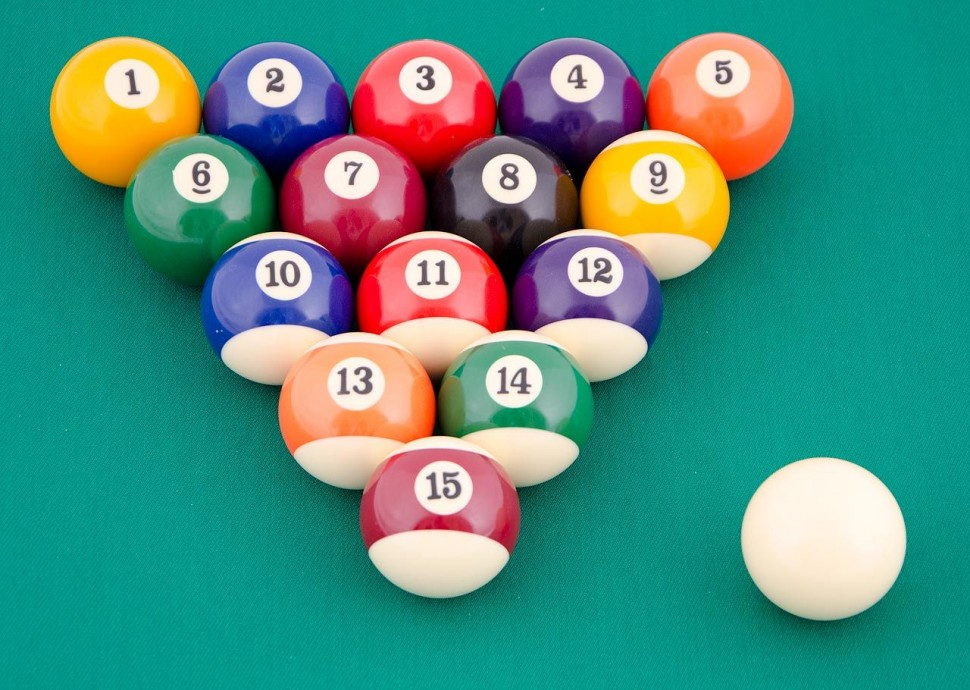
#> input picture circles.jpg, 970 x 690 px
$ jupyter execute Untitled2.ipynb
#> lines starting #> are read from the running program, lines starting #| are printed output that depends on the picture
[cell 1]
from IPython.display import Image
import math
import cv2
import PIL
# Load image:

img = cv2.imread('circles.jpg')
#> img is the input picture: shape (690, 970, 3); mean B, G, R 128.5, 142.3, 75.8

Image('circles.jpg', width=320, height=240)

[cell 2]
# Sobel kernels
kernely = [[-1, 0, 1],
           [-2, 0, 2],
           [-1, 0, 1]]
kernelx = [[-1, -2, -1],
           [0, 0, 0],
           [1, 2, 1]]

# Create output image
output = img

# Compute convolution between intensity and kernels
for x in range(1, img.shape[1]-1):
    for y in range(1, img.shape[0]-1):

        magx, magy = 0, 0
        for a in range(3):
            for b in range(3):
                xn = x + a - 1
                yn = y + b - 1

                intensity = sum(img[yn, xn])/3
                magx += intensity * kernelx[a][b]
                magy += intensity * kernely[a][b]

        # Draw in black and white the magnitude

        color = int(math.sqrt(magx**2 + magy**2))
        if color >=256:
            color=255
        output[y,x,0]=color
        output[y,x,1]=color
        output[y,x,2]=color
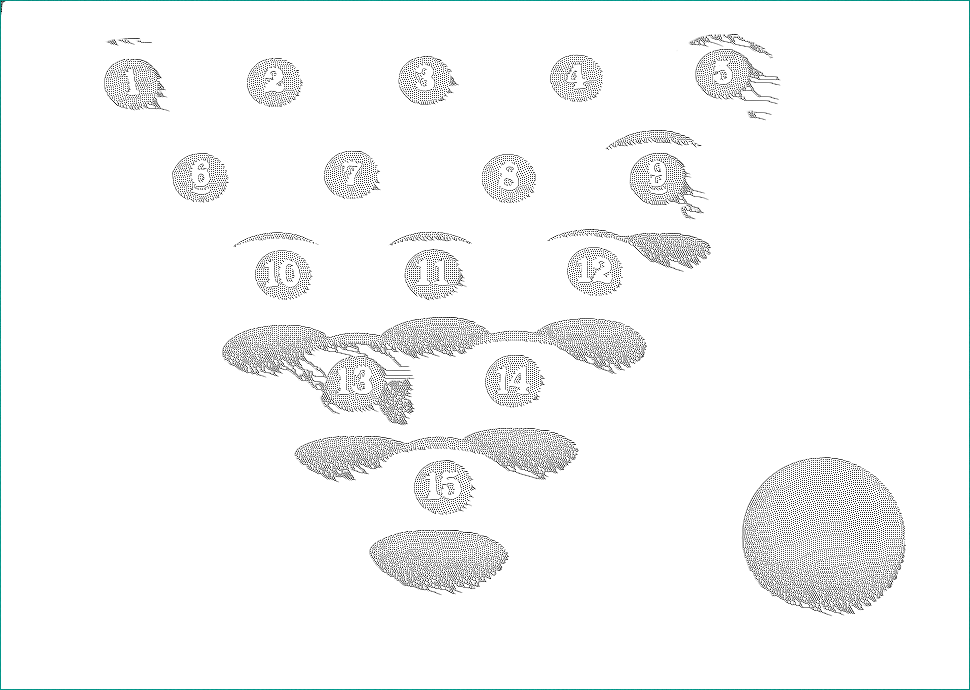
#> output: shape (690, 970, 3); mean B, G, R 246.7, 246.8, 246.1

cv2.imwrite("sobel.jpg", output)
Image("sobel.jpg", width=320, height=240)

[cell 3]
from PIL import Image, ImageDraw
# Load image:
input_image = Image.open('circles.jpg')
input_pixels = input_image.load()

# Sobel kernels
kernely = [[-1, 0, 1],
           [-2, 0, 2],
           [-1, 0, 1]]
kernelx = [[-1, -2, -1],
           [0, 0, 0],
           [1, 2, 1]]

# Create output image
output_image = Image.new("RGB", input_image.size)
#> output_image: PIL image 970x690 RGB; every value is 0
draw = ImageDraw.Draw(output_image)

# Compute convolution between intensity and kernels
for x in range(1, input_image.width - 1):
    for y in range(1, input_image.height - 1):
        magx, magy = 0, 0
        for a in range(3):
            for b in range(3):
                xn = x + a - 1
                yn = y + b - 1
                intensity = sum(input_pixels[xn, yn]) / 3
                magx += intensity * kernelx[a][b]
                magy += intensity * kernely[a][b]

        # Draw in black and white the magnitude
        color = int(math.sqrt(magx**2 + magy**2))
        draw.point((x, y), (color, color, color))

output_image.save("sobel.png")
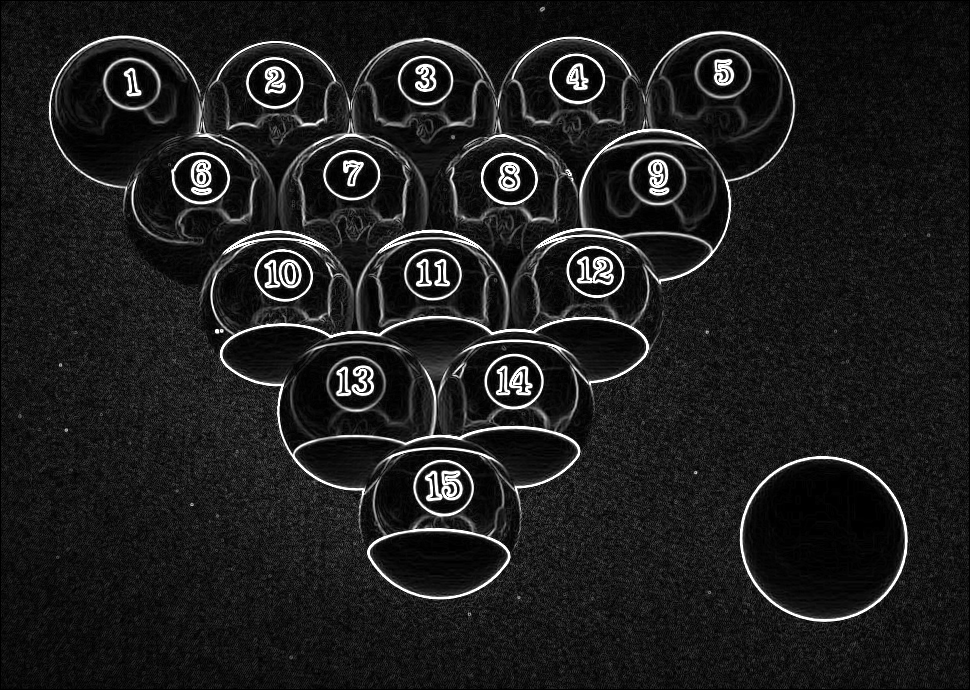
#> saved as sobel.png: PIL image 970x690 RGB; min 0, max 255, mean 29.9

[cell 4]
import PIL
from IPython.display import Image
from collections import defaultdict
# Load image:
bine = cv2.imread("sobel.png")

# Output image:
output = img

# Find circles
rmin = 120
rmax = 130
steps = 100
threshold = 0.4

points = []
for r in range(rmin, rmax + 1):
    for t in range(steps):
        points.append((r, int(r * math.cos(2 * math.pi * t / steps)), int(r * math.sin(2 * math.pi * t / steps))))

acc = defaultdict(int)
for x in range(img.shape[1]):
    for y in range(img.shape[0]):
        if (img[y,x,0]>230):
            for r, dx, dy in points:
                a = x - dx
                b = y - dy
                acc[(a, b, r)] += 1

circles = []
for k, v in sorted(acc.items(), key=lambda i: -i[1]):
    x, y, r = k
    if v / steps >= threshold and all((x - xc) ** 2 + (y - yc) ** 2 > rc ** 2 for xc, yc, rc in circles):
        print(v / steps, x, y, r)
        circles.append((x, y, r))


input_image = PIL.Image.open('circles.jpg')
output_image = PIL.Image.new("RGB", input_image.size)
output_image.paste(input_image)
draw_result = PIL.ImageDraw.Draw(output_image)
for x, y, r in circles:
    draw_result.ellipse((x-r, y-r, x+r, y+r), outline=(255,0,0,0))

# Save output image

output_image.save("SobelCircles.png")
Image("SobelCircles.png", width=320, height=240)
